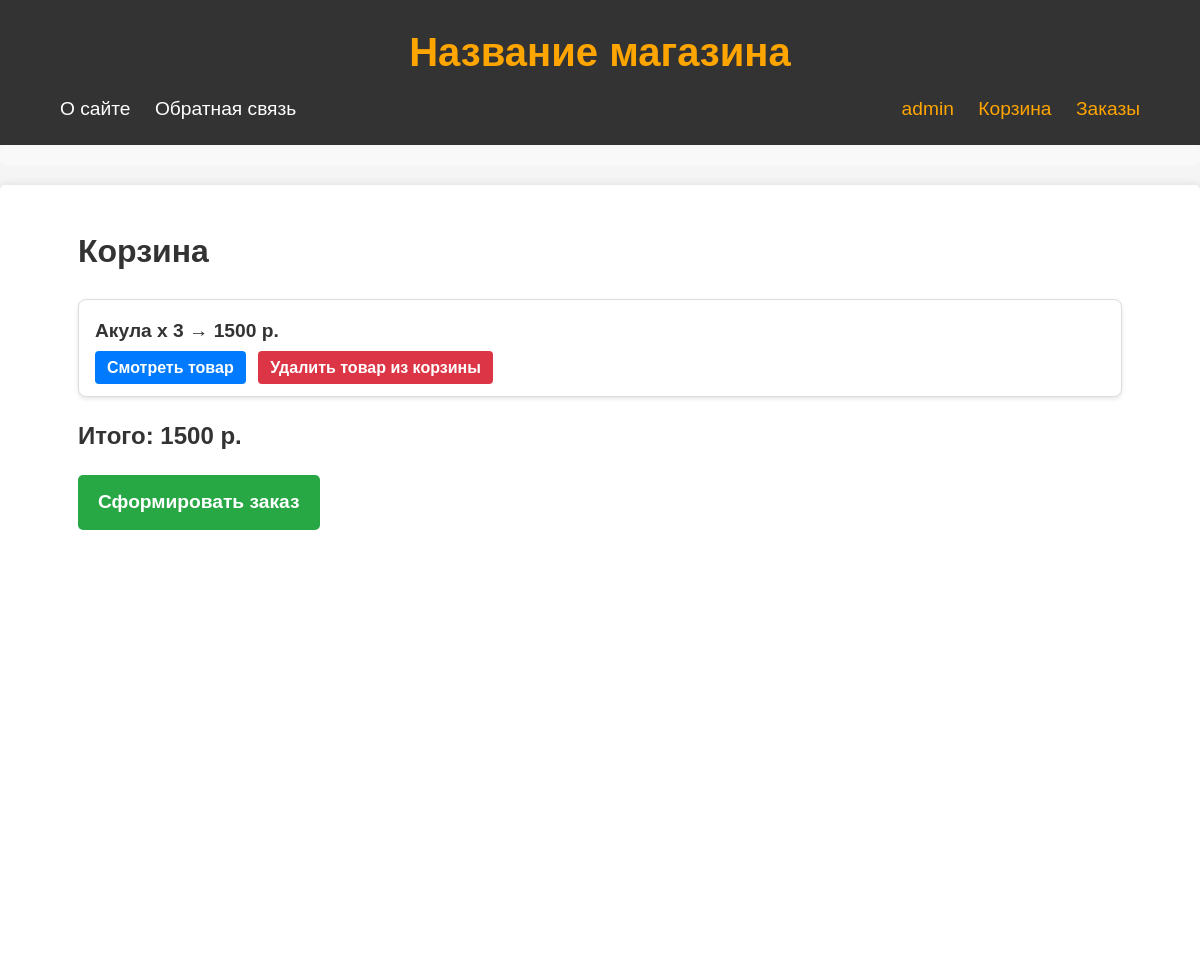
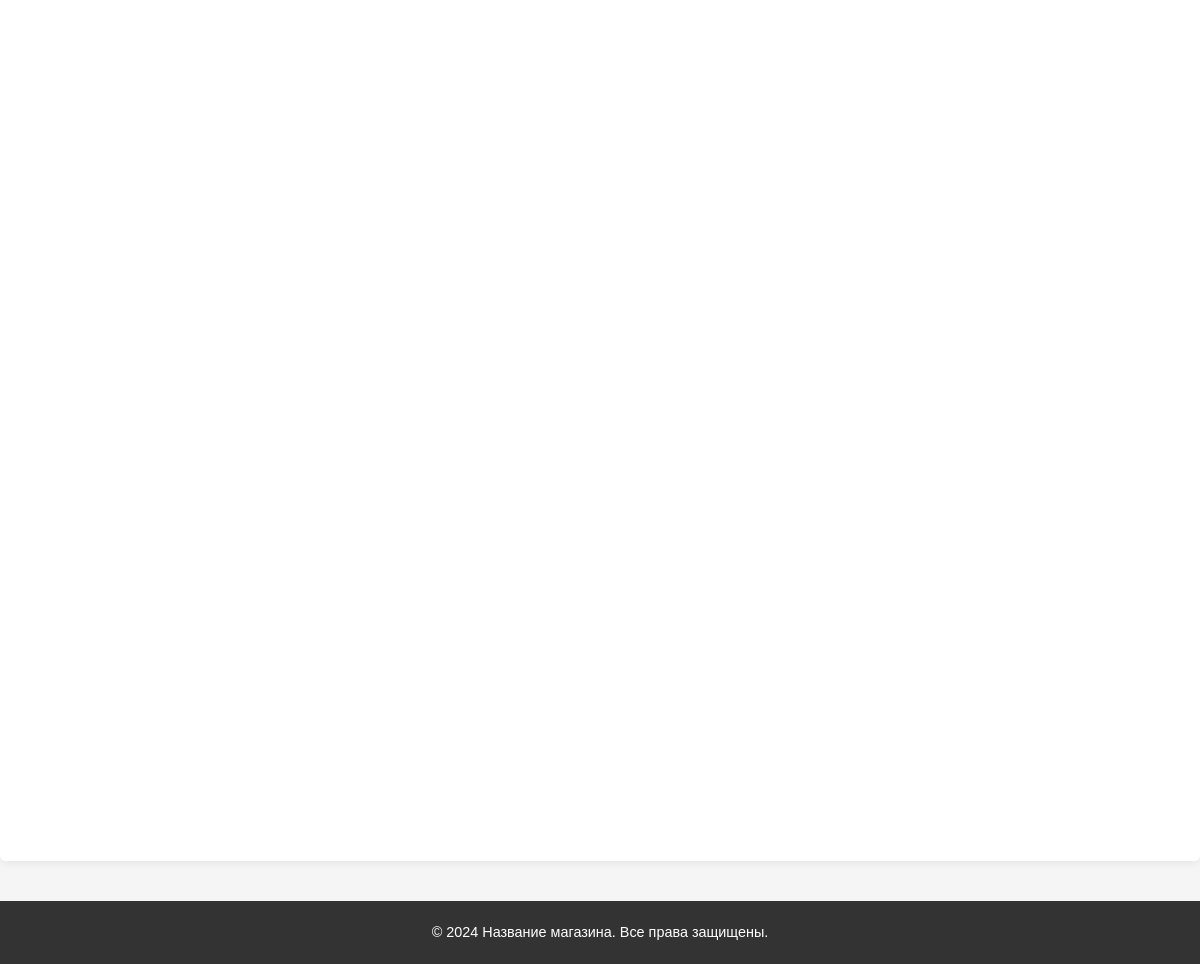
Screenshot of /cart/ (signed in) with the database file from the repository (2 pictures, top to bottom).
### users/models.py (models this page shows)
class User(AbstractUser):
    cart = models.ManyToManyField(Items, blank=True, related_name='cart', verbose_name="Корзина", through="Cart")
    phone_num = models.CharField(max_length=12, verbose_name="Номер телефона", blank=True, null=True)

### justsite/models.py (models this page shows, shortened)
class Items(models.Model):
    class Status(models.IntegerChoices):
        DRAFT = 0, 'Черновик'
        PUBLISHED = 1, 'На витрине'
    name = models.CharField(max_length=255, verbose_name="Название товара")
    slug = models.SlugField(max_length=255, db_index=True, unique=True, verbose_name="Слаг", validators=[
        MinLengthValidator(5, message="Минимум 5 символов"),
        MaxLengthValidator(100, message="Максимум 100 символов"),
    ])
    photo = models.ImageField(upload_to="photos/%Y/%m/%d/", default=None, blank=True, null=True, verbose_name="Фото")
    description = models.TextField(blank=True, verbose_name="Описание")
    time_create = models.DateTimeField(auto_now_add=True, verbose_name="Время создания")
    is_published = models.BooleanField(choices=tuple(map(lambda x: (bool(x[0]), x[1]), Status.choices)),
                                       default=Status.DRAFT, verbose_name="Статус")
    cat = models.ForeignKey('Category', on_delete=models.SET_NULL, related_name='items', verbose_name="Категория", null=True)
    tags = models.ManyToManyField('TagItem', blank=True, related_name='tags', verbose_name="Теги")
    price = models.IntegerField(blank=True, verbose_name="Цена", null=True)
    rate = models.FloatField(blank=True, verbose_name="Рейтинг", null=True)
    objects = models.Manager()
    published = PublishedModel()
    class Meta:
        ordering = ['name']
        indexes = [
            models.Index(fields=['name']),
        ]
        verbose_name = "Товары магазина"
        verbose_name_plural = 'Товары магазина'

### justsite/views.py (the view, shortened to what this page needs)
# urls.py: path('cart/', views.CartSummary.as_view(), name="cart"),
class CartSummary(LoginRequiredMixin, DataMixin, ListView):
    template_name = 'justsite/cart.html'
    context_object_name = 'cart_items'
    title_page = "Корзина"
    def get_queryset(self):
        q = self.request.user.cart.all().annotate(count=Count('id'), total=F('price')*F('count')).values('name', 'count', 'total', 'slug')
        self.summ = sum(map(lambda x: x['total'], q))
        return q
    def get_context_data(self, *, object_list=None, **kwargs):
        context = super().get_context_data(**kwargs)
        return self.get_mixin_context(context, summ=self.summ)

### justsite/context_processors.py (called while the page is built)
def get_site_context(request):
    return {'mainmenu': menu, 'index_ignore_list': ['about', 'contact']}

### justsite/utils.py (called while the page is built)
    def get_mixin_context(self, context, **kwargs):
        context.update(kwargs)
        return context

### justsite/templates/justsite/cart.html (shortened to what this page needs)
{% extends 'base.html' %}
{% block content %}
<h1>{{ title }}</h1>
{% for i in cart_items %}
<div class="cart-page-item">
    <div class="cart-page-item-details">
        <h3 class="cart-page-item-name">{{ i.name }} x {{i.count}} → {{i.total}} р.</h3>
        <div class="cart-page-item-actions">
            <a class="cart-page-link view-product" href="{% url 'item' i.slug %}">Смотреть товар</a>
            <a class="cart-page-link remove-product" href="{% url 'delete_from_cart' i.slug %}">Удалить товар из корзины</a>
        </div>
    </div>
</div>
{% endfor %}
<h2 class="cart-page-total">Итого: {{summ}} р.</h2>
<div class="cart-page-checkout">
    <a class="cart-page-link checkout" href="{% url 'create_order' %}">Сформировать заказ</a>
</div>
{% endblock %}

### templates/base.html (shortened to what this page needs)
{% load static %}
{% load pstags %}
<html lang="ru">
<head>
    <link rel="stylesheet" href="{% static 'justsite/css/styles.css' %}">
</head>
<body>
    <header class="site-header">
        <div class="container">
            <h1 class="site-title"><a href="{% url 'home' %}">Название магазина</a></h1>
            <nav class="main-nav">
                <div class="menu-left">
                    {% block mainmenu %}
                        {% for m in mainmenu %}
                            <a href="{% url m.url_name %}">{{ m.title }}</a>
                        {% endfor %}
                    {% endblock %}
                </div>
                <div class="user-nav">
                    {% if user.is_authenticated %}
                        <a href="{% url 'users:profile' %}">{{ user.username }}</a>
                        <a href="{% url 'cart' %}">Корзина</a>
                        <a href="{% url 'orders' %}">Заказы</a>
                    {% else %}
                        <a href="{% url 'users:login' %}">Войти</a>
                        <a href="{% url 'users:register' %}">Регистрация</a>
                        <a href="{% url 'cart' %}">Корзина</a>
                        <a href="{% url 'orders' %}">Заказы</a>
                    {% endif %}
                </div>
            </nav>
        </div>
    </header>
    <div class="breadcrumbs">
    </div>
    <main class="content">
        <div class="container">
            {% block content %}
            {% endblock %}
        </div>
    </main>
    <footer class="site-footer">
        <div class="container">
            <p>&copy; 2024 Название магазина. Все права защищены.</p>
        </div>
    </footer>
</body>
</html>

### justsite/static/justsite/css/styles.css (style rules this page uses)
body { font-family: 'Arial', sans-serif; line-height: 1.6; margin: 0; padding: 0; background-color: #f5f5f5; color: #333; }
.container { width: 90%; max-width: 1200px; margin: 0 auto; padding: 0 20px; }
a { text-decoration: none; color: inherit; }
.site-header { background-color: #333; color: #fff; padding: 20px 0; }
.site-title { margin: 0; font-size: 2.5em; text-align: center; font-weight: bold; }
.site-title a { color: #ffa500; text-decoration: none; transition: color 0.3s ease; }
.main-nav { display: flex; justify-content: space-between; align-items: center; margin-top: 10px; }
.menu-left a { margin-right: 20px; color: #fff; font-size: 1.2em; font-weight: 500; transition: color 0.3s ease; }
.user-nav a { margin-left: 20px; color: #ffa500; font-size: 1.2em; font-weight: 500; transition: color 0.3s ease; }
.breadcrumbs { padding: 10px 15px; background-color: #f9f9f9; border-radius: 5px; margin-bottom: 20px; font-size: 0.9em; display: flex; flex-direction: column; gap: 10px; }
.content { background-color: #fff; padding: 20px; border-radius: 5px; box-shadow: 0 0 10px rgba(0, 0, 0, 0.1); margin-bottom: 40px; height: 200%; }
.site-footer { background-color: #333; color: #fff; text-align: center; padding: 20px 0; }
.site-footer p { margin: 0; font-size: 0.9em; }
.cart-page-item { display: flex; align-items: center; border: 1px solid #ddd; border-radius: 8px; padding: 16px; margin-bottom: 16px; background-color: #fff; box-shadow: 0 2px 4px rgba(0, 0, 0, 0.1); }
.cart-page-item-details { flex-grow: 1; }
.cart-page-item-name { font-size: 1.2em; margin: 0 0 8px; color: #333; }
.cart-page-item-actions { margin-top: 8px; }
.cart-page-link { text-decoration: none; padding: 8px 12px; border-radius: 4px; color: #fff; font-weight: bold; transition: background-color 0.3s ease, color 0.3s ease; }
.cart-page-link.view-product { background-color: #007bff; }
.cart-page-link.remove-product { background-color: #dc3545; margin-left: 8px; }
.cart-page-total { font-size: 1.5em; font-weight: bold; margin: 20px 0; color: #333; }
.cart-page-checkout { margin-top: 20px; }
.cart-page-checkout .checkout { background-color: #28a745; padding: 12px 20px; display: inline-block; font-size: 1.2em; color: #fff; text-decoration: none; border-radius: 5px; transition: background-color 0.3s ease; }

### rows the page displays
User: username "admin"
Items: name "Акула", count "3", total "1500"

### other values shown
{{ m.title }} "О сайте" "Обратная связь"
{{ title }} "Корзина"
{{ summ }} "1500"
